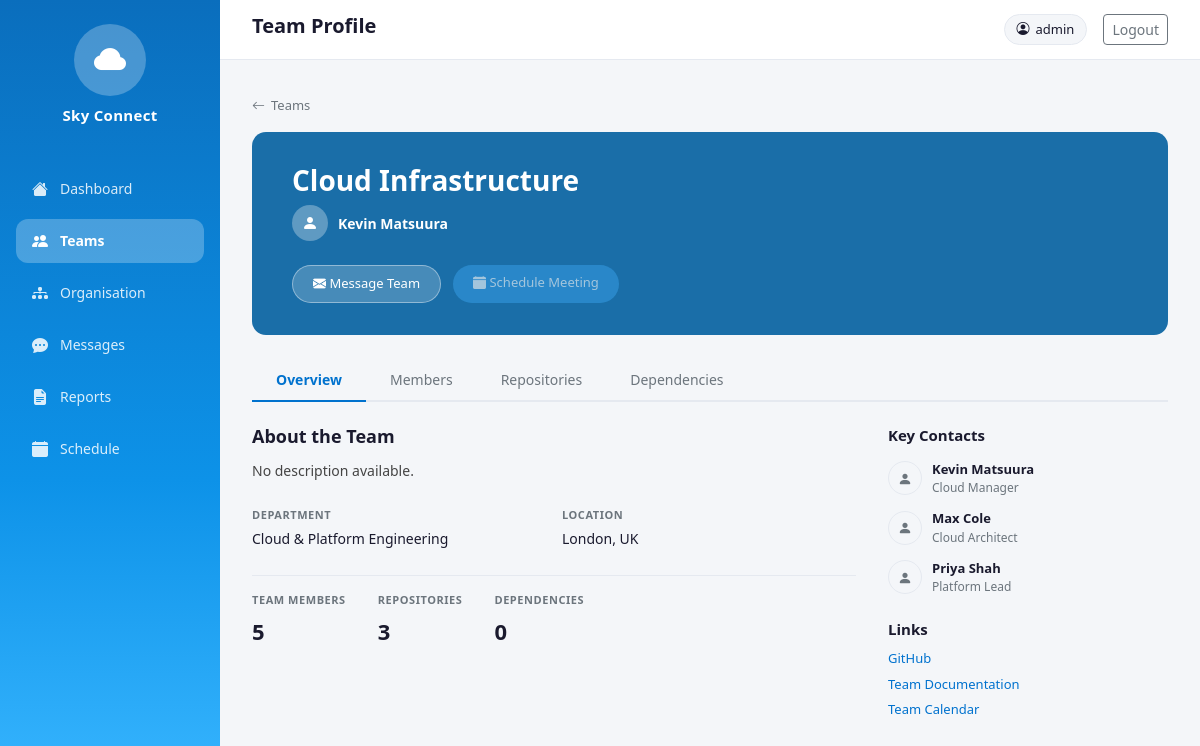
/teams/1/ (signed in), run on an earlier commit of the app's database.
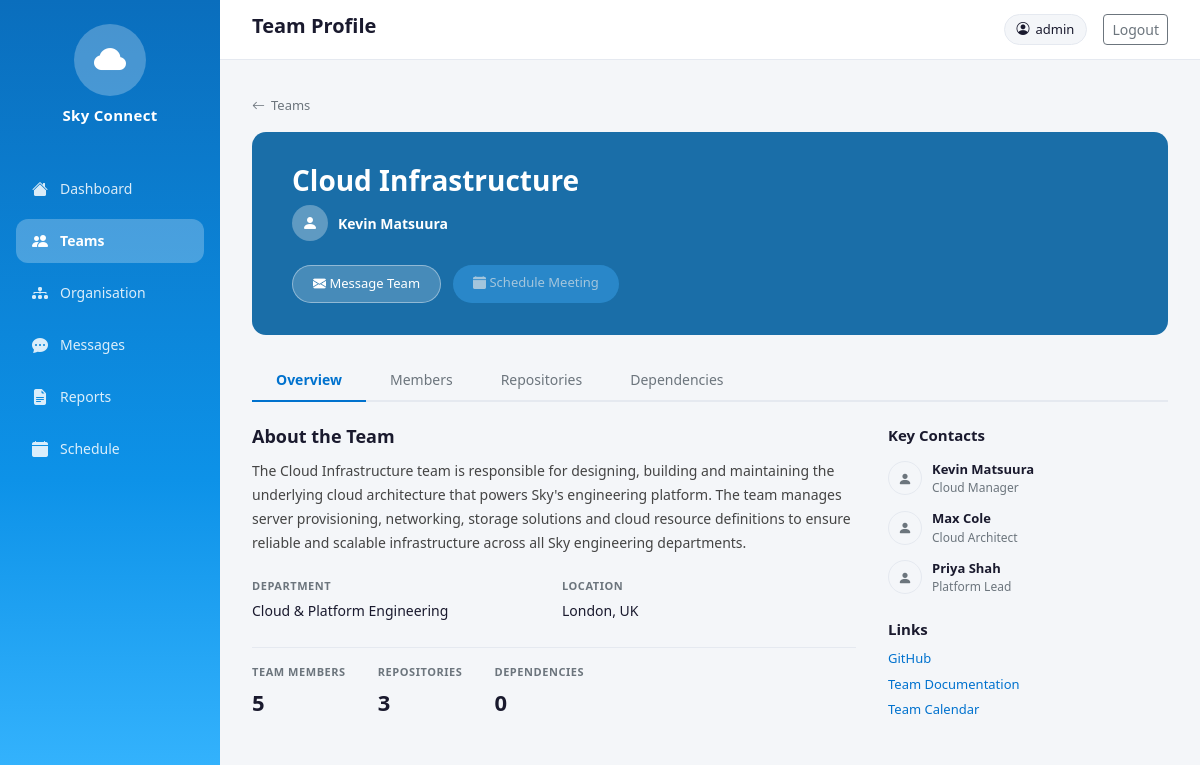
And on a later commit of the database.
### teams/models.py (models this page shows, shortened)
class Team(models.Model):
    STATUS_CHOICES = [
        ('active', 'Active'),
        ('inactive', 'Inactive'),
        ('restructuring', 'Restructuring'),
    ]
    name = models.CharField(max_length=200)
    description = models.TextField(blank=True)
    department = models.ForeignKey(
        Department,
        on_delete=models.CASCADE,
        related_name='teams'
    )
    manager = models.CharField(max_length=200)
    manager_role = models.CharField(max_length=200, blank=True)
    location = models.CharField(max_length=200, blank=True)
    status = models.CharField(
        max_length=20,
        choices=STATUS_CHOICES,
        default='active'
    )
    email = models.EmailField(blank=True)
    slack_channel = models.CharField(max_length=200, blank=True)
    created_at = models.DateTimeField(auto_now_add=True)

class Department(models.Model):
    name = models.CharField(max_length=200)
    description = models.TextField(blank=True)
    leader = models.CharField(max_length=200, blank=True)

### teams/views.py (the view)
# urls.py: path('<int:team_id>/', views.team_detail, name='team_detail'),
@login_required
def team_detail(request, team_id):
    team = get_object_or_404(Team, id=team_id)
    active_tab = request.GET.get('tab', 'overview')
    role_filter = request.GET.get('role', '')
    members = team.members.all()
    if role_filter:
        members = members.filter(role=role_filter)
    repo_sort = request.GET.get('repo_sort', 'updated')
    repo_search = request.GET.get('repo_search', '')
    repositories = team.repositories.all()
    if repo_search:
        repositories = repositories.filter(name__icontains=repo_search)
    if repo_sort == 'name':
        repositories = repositories.order_by('name')
    else:
        repositories = repositories.order_by('-updated_at')
    dep_filter = request.GET.get('dep', '')
    dependencies = Dependency.objects.filter(from_team=team)
    if dep_filter:
        dependencies = dependencies.filter(dependency_type=dep_filter)
    return render(request, 'teams/team_detail.html', {
        'team': team,
        'members': members,
        'repositories': repositories,
        'dependencies': dependencies,
        'active_tab': active_tab,
        'role_filter': role_filter,
        'dep_filter': dep_filter,
        'repo_sort': repo_sort,
        'repo_search': repo_search,
    })

### teams/templates/teams/team_detail.html (shortened to what this page needs)
{% extends 'base.html' %}
{% load static %}
{% block nav_teams %}active{% endblock %}
{% block page_title %}<h1>Team Profile</h1>{% endblock %}
{% block content %}
<a href="{% url 'team_list' %}" class="back-link">
    <i class="bi bi-arrow-left"></i> Teams
</a>
<div class="team-banner">
    <h1>{{ team.name }}</h1>
    <div class="team-banner-manager">
        <div class="manager-avatar">
            <i class="bi bi-person-fill"></i>
        </div>
        <div class="manager-info">
            <span class="manager-name">{{ team.manager }}</span>
        </div>
    </div>
    <div class="team-banner-actions">
        <a href="/messages/" class="btn-message-team">
            <i class="bi bi-envelope-fill"></i> Message Team
        </a>
        <span class="btn-schedule" title="Schedule feature coming soon" style="opacity:0.6">
            <i class="bi bi-calendar-fill"></i> Schedule Meeting
        </span>
    </div>
</div>
<div class="tab-nav">
    <a href="?tab=overview"
       class="tab-link {% if active_tab == 'overview' %}active{% endif %}">
        Overview
    </a>
    <a href="?tab=members"
       class="tab-link {% if active_tab == 'members' %}active{% endif %}">
        Members
    </a>
    <a href="?tab=repositories"
       class="tab-link {% if active_tab == 'repositories' %}active{% endif %}">
        Repositories
    </a>
    <a href="?tab=dependencies"
       class="tab-link {% if active_tab == 'dependencies' %}active{% endif %}">
        Dependencies
    </a>
</div>
{% if active_tab == 'overview' %}
<div class="overview-grid">
    <div class="overview-section">
        <h2>About the Team</h2>
        <p>{{ team.description|default:"No description available." }}</p>
        <div class="overview-meta">
            <div class="meta-item">
                <label>Department</label>
                <p>{{ team.department.name }}</p>
            </div>
            <div class="meta-item">
                <label>Location</label>
                <p>{{ team.location|default:"Not specified" }}</p>
            </div>
        </div>
        <div class="stats-row">
            <div class="stat-item">
                <label>Team Members</label>
                <p>{{ members.count }}</p>
            </div>
            <div class="stat-item">
                <label>Repositories</label>
                <p>{{ repositories.count }}</p>
            </div>
            <div class="stat-item">
                <label>Dependencies</label>
                <p>{{ dependencies.count }}</p>
            </div>
        </div>
    </div>
    <div>
        <div class="sidebar-panel">
            <h3>Key Contacts</h3>
            {% for member in members %}
                {% if member.role == 'manager' or member.role == 'architect' or member.role == 'lead' %}
                <div class="contact-item">
                    <div class="contact-avatar">
                        <i class="bi bi-person-fill"></i>
                    </div>
                    <div>
                        <div class="contact-name">{{ member.name }}</div>
                        <div class="contact-role">{{ member.job_title }}</div>
                    </div>
                </div>
                {% endif %}
            {% endfor %}
        </div>
        <div class="links-section">
            <h3>Links</h3>
            <a href="#">GitHub</a>
            <a href="#">Team Documentation</a>
            <a href="#">Team Calendar</a>
        </div>
    </div>
</div>
{% endif %}
{% endblock %}

What changed in the data, as far as the page shows it:
changed Team "Cloud Infrastructure": description "No description available." → "The Cloud Infrastructure team is responsible for designing, building and maintaining the underlying cloud architecture that powers Sky's engineering platform. The team manages server provisioning, networking, storage solutions and cloud resource definitions to ensure reliable and scalable infrastructure across all Sky engineering departments."
